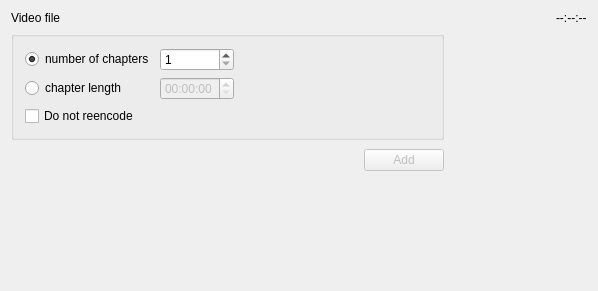
<?xml version="1.0" encoding="UTF-8"?>
<ui version="4.0">
 <class>newTitle</class>
 <widget class="QWidget" name="newTitle">
  <property name="geometry">
   <rect>
    <x>0</x>
    <y>0</y>
    <width>598</width>
    <height>291</height>
   </rect>
  </property>
  <property name="windowTitle">
   <string>Add title</string>
  </property>
  <layout class="QGridLayout">
   <item row="0" column="0" colspan="4">
    <layout class="QHBoxLayout">
     <item>
      <widget class="QLabel" name="textLabel1">
       <property name="sizePolicy">
        <sizepolicy hsizetype="Fixed" vsizetype="Fixed">
         <horstretch>0</horstretch>
         <verstretch>0</verstretch>
        </sizepolicy>
       </property>
       <property name="text">
        <string>Video file</string>
       </property>
       <property name="wordWrap">
        <bool>false</bool>
       </property>
      </widget>
     </item>
     <item>
      <widget class="KUrlRequester" name="urFile"/>
     </item>
     <item>
      <widget class="QLabel" name="lTotalTime">
       <property name="sizePolicy">
        <sizepolicy hsizetype="Fixed" vsizetype="Fixed">
         <horstretch>0</horstretch>
         <verstretch>0</verstretch>
        </sizepolicy>
       </property>
       <property name="text">
        <string>--:--:--</string>
       </property>
       <property name="wordWrap">
        <bool>false</bool>
       </property>
      </widget>
     </item>
    </layout>
   </item>
   <item row="1" column="3">
    <spacer>
     <property name="orientation">
      <enum>Qt::Horizontal</enum>
     </property>
     <property name="sizeType">
      <enum>QSizePolicy::Expanding</enum>
     </property>
     <property name="sizeHint" stdset="0">
      <size>
       <width>31</width>
       <height>20</height>
      </size>
     </property>
    </spacer>
   </item>
   <item row="2" column="0">
    <spacer>
     <property name="orientation">
      <enum>Qt::Horizontal</enum>
     </property>
     <property name="sizeType">
      <enum>QSizePolicy::Expanding</enum>
     </property>
     <property name="sizeHint" stdset="0">
      <size>
       <width>341</width>
       <height>28</height>
      </size>
     </property>
    </spacer>
   </item>
   <item row="2" column="2">
    <widget class="QPushButton" name="bAdd">
     <property name="enabled">
      <bool>false</bool>
     </property>
     <property name="sizePolicy">
      <sizepolicy hsizetype="Fixed" vsizetype="Fixed">
       <horstretch>0</horstretch>
       <verstretch>0</verstretch>
      </sizepolicy>
     </property>
     <property name="text">
      <string>Add</string>
     </property>
     <property name="shortcut">
      <string/>
     </property>
    </widget>
   </item>
   <item row="3" column="0">
    <spacer>
     <property name="orientation">
      <enum>Qt::Vertical</enum>
     </property>
     <property name="sizeHint" stdset="0">
      <size>
       <width>20</width>
       <height>40</height>
      </size>
     </property>
    </spacer>
   </item>
   <item row="1" column="0" colspan="3">
    <widget class="QGroupBox" name="buttonGroup1">
     <property name="sizePolicy">
      <sizepolicy hsizetype="Preferred" vsizetype="Fixed">
       <horstretch>0</horstretch>
       <verstretch>0</verstretch>
      </sizepolicy>
     </property>
     <layout class="QGridLayout">
      <item row="0" column="0">
       <widget class="QRadioButton" name="rbNumber">
        <property name="text">
         <string>number of chapters</string>
        </property>
        <property name="checked">
         <bool>true</bool>
        </property>
       </widget>
      </item>
      <item row="1" column="0">
       <widget class="QRadioButton" name="rbLength">
        <property name="text">
         <string>chapter length</string>
        </property>
       </widget>
      </item>
      <item row="1" column="1">
       <widget class="QTimeEdit" name="twLength">
        <property name="enabled">
         <bool>false</bool>
        </property>
        <property name="sizePolicy">
         <sizepolicy hsizetype="Fixed" vsizetype="Preferred">
          <horstretch>0</horstretch>
          <verstretch>0</verstretch>
         </sizepolicy>
        </property>
        <property name="displayFormat">
         <string>HH:mm:ss</string>
        </property>
       </widget>
      </item>
      <item row="1" column="2">
       <spacer>
        <property name="orientation">
         <enum>Qt::Horizontal</enum>
        </property>
        <property name="sizeType">
         <enum>QSizePolicy::Expanding</enum>
        </property>
        <property name="sizeHint" stdset="0">
         <size>
          <width>131</width>
          <height>21</height>
         </size>
        </property>
       </spacer>
      </item>
      <item row="2" column="0">
       <widget class="QCheckBox" name="ckReencode">
        <property name="text">
         <string>Do not reencode</string>
        </property>
       </widget>
      </item>
      <item row="0" column="1">
       <widget class="QSpinBox" name="nbChapters">
        <property name="sizePolicy">
         <sizepolicy hsizetype="Minimum" vsizetype="Fixed">
          <horstretch>0</horstretch>
          <verstretch>0</verstretch>
         </sizepolicy>
        </property>
        <property name="minimum">
         <number>1</number>
        </property>
        <property name="maximum">
         <number>99</number>
        </property>
       </widget>
      </item>
     </layout>
    </widget>
   </item>
  </layout>
 </widget>
 <layoutdefault spacing="6" margin="11"/>
 <customwidgets>
  <customwidget>
   <class>KUrlRequester</class>
   <extends>QFrame</extends>
   <header>kurlrequester.h</header>
  </customwidget>
  <customwidget>
   <class>QPushButton</class>
   <extends>QPushButton</extends>
   <header>qpushbutton.h</header>
  </customwidget>
 </customwidgets>
 <includes>
  <include location="local">qpushbutton.h</include>
  <include location="local">kurlrequester.h</include>
 </includes>
 <resources/>
 <connections>
  <connection>
   <sender>urFile</sender>
   <signal>urlSelected(const KUrl&amp;)</signal>
   <receiver>newTitle</receiver>
   <slot>urlSelected(const KUrl&amp;)</slot>
   <hints>
    <hint type="sourcelabel">
     <x>20</x>
     <y>20</y>
    </hint>
    <hint type="destinationlabel">
     <x>20</x>
     <y>20</y>
    </hint>
   </hints>
  </connection>
  <connection>
   <sender>bAdd</sender>
   <signal>clicked()</signal>
   <receiver>newTitle</receiver>
   <slot>bAddClicked()</slot>
   <hints>
    <hint type="sourcelabel">
     <x>20</x>
     <y>20</y>
    </hint>
    <hint type="destinationlabel">
     <x>20</x>
     <y>20</y>
    </hint>
   </hints>
  </connection>
  <connection>
   <sender>rbNumber</sender>
   <signal>clicked()</signal>
   <receiver>newTitle</receiver>
   <slot>rbNumberClicked()</slot>
   <hints>
    <hint type="sourcelabel">
     <x>84</x>
     <y>52</y>
    </hint>
    <hint type="destinationlabel">
     <x>298</x>
     <y>145</y>
    </hint>
   </hints>
  </connection>
  <connection>
   <sender>rbLength</sender>
   <signal>clicked()</signal>
   <receiver>newTitle</receiver>
   <slot>rbLengthClicked()</slot>
   <hints>
    <hint type="sourcelabel">
     <x>84</x>
     <y>77</y>
    </hint>
    <hint type="destinationlabel">
     <x>298</x>
     <y>145</y>
    </hint>
   </hints>
  </connection>
 </connections>
 <slots>
  <slot>rbNumberClicked()</slot>
  <slot>rbLengthClicked()</slot>
 </slots>
</ui>
